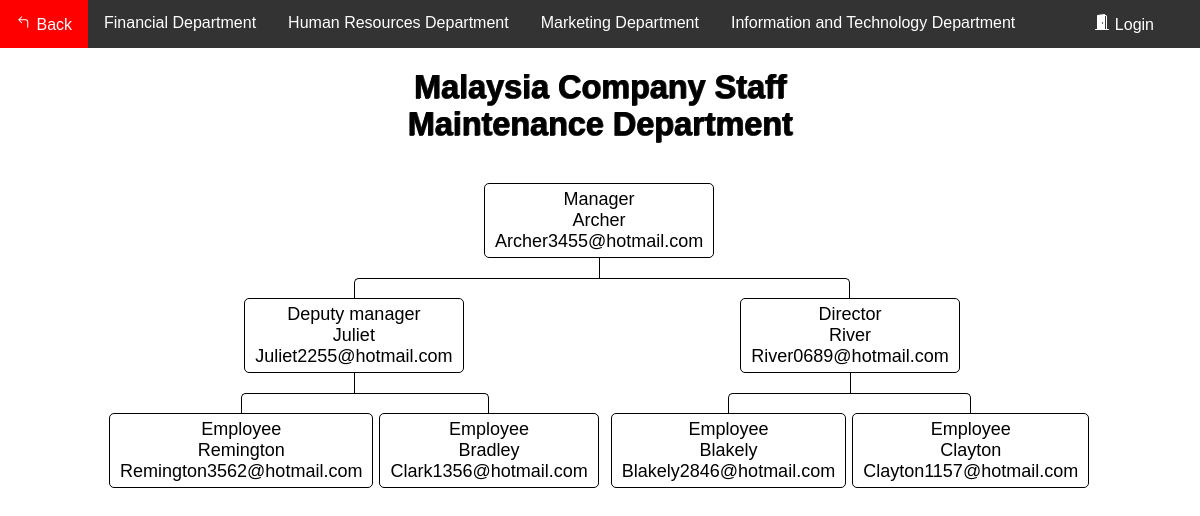
Page /Flowchart/flowchart_M_M.php on the committed database.
### tables this page shows
CREATE TABLE `department_m` (
  `ID` int(20) NOT NULL,
  `Name` varchar(255) NOT NULL,
  `email` varchar(255) NOT NULL,
  `department` varchar(255) NOT NULL,
  `number` varchar(255) NOT NULL,
  `position` varchar(255) NOT NULL
);

### Flowchart/data_M.php (called while the page is built, shortened)
<?php
    require_once "config.php";
    $sql = "SELECT * from department_M where ID ='1015'";
    $result = $link->query($sql);
        if ($result->num_rows > 0) {
            while ($row = $result->fetch_assoc()) {
                $Name1015 = $row['Name'];
                $email1015 = $row['email'];
            }
        }
        $sql = "SELECT * from department_M where ID ='1016'";
    $result = $link->query($sql);
        if ($result->num_rows > 0) {
            while ($row = $result->fetch_assoc()) {
                $Name1016 = $row['Name'];
                $email1016 = $row['email'];
            }
        }
    $sql = "SELECT * from department_M where ID ='1017'";
    $result = $link->query($sql);
        if ($result->num_rows > 0) {
            while ($row = $result->fetch_assoc()) {
                $Name1017 = $row['Name'];
                $email1017 = $row['email'];
            }
        }
    $sql = "SELECT * from department_M where ID ='1018'";
    $result = $link->query($sql);
        if ($result->num_rows > 0) {
            while ($row = $result->fetch_assoc()) {
                $Name1018 = $row['Name'];
                $email1018 = $row['email'];
            }
        }
    $sql = "SELECT * from department_M where ID ='1019'";
    $result = $link->query($sql);
        if ($result->num_rows > 0) {
            while ($row = $result->fetch_assoc()) {
                $Name1019 = $row['Name'];
            }
        }
    $sql = "SELECT * from department_M where ID ='1020'";
    $result = $link->query($sql);
        if ($result->num_rows > 0) {
            while ($row = $result->fetch_assoc()) {
                $Name1020 = $row['Name'];
                $email1020 = $row['email'];
            }
        }
    $sql = "SELECT * from department_M where ID ='1021'";
    $result = $link->query($sql);
        if ($result->num_rows > 0) {
            while ($row = $result->fetch_assoc()) {
                $Name1021 = $row['Name'];
                $email1021 = $row['email'];
            }
        }
    $sql = "SELECT * from department_M where ID ='1033'";
    $result = $link->query($sql);
        if ($result->num_rows > 0) {
            while ($row = $result->fetch_assoc()) {
                $email1033 = $row['email'];
            }
        }
?>

### Flowchart/flowchart_M_M.php (the view, shortened to what this page needs)
<?php
require_once "data_M.php";
?>
<!DOCTYPE html>
<html lang="en">
<head>
	<link rel="stylesheet" href="style.css">
</head>
<body>
<div class="navbar">
            <a href="../HomePages/Home.php">
			 Back</a>
			<a href="flowchart_M_F.php">Financial Department</a>
			<a href="flowchart_M_HR.php">Human Resources Department</a>
			<a href="flowchart_M_Ma.php">Marketing Department</a>
			<a href="flowchart_M_IT.php">Information and Technology Department</a>
			 <?php
                if(isset($_SESSION["loggedin"]) && $_SESSION["loggedin"] === true){
			?>
				<a href="../AccountSystem1/welcome.php" class="a1">
				<svg width="1em" height="1em" viewBox="0 0 16 16" class="bi bi-house-door-fill" fill="currentColor" xmlns="http://www.w3.org/2000/svg">
					<path d="M6.5 10.995V14.5a.5.5 0 0 1-.5.5H2a.5.5 0 0 1-.5-.5v-7a.5.5 0 0 1 .146-.354l6-6a.5.5 0 0 1 .708 0l6 6a.5.5 0 0 1 .146.354v7a.5.5 0 0 1-.5.5h-4a.5.5 0 0 1-.5-.5V11c0-.25-.25-.5-.5-.5H7c-.25 0-.5.25-.5.495z"/>
					<path fill-rule="evenodd" d="M13 2.5V6l-2-2V2.5a.5.5 0 0 1 .5-.5h1a.5.5 0 0 1 .5.5z"/>
				</svg>
				Home</a>
			<?php
                }else{
			?>
				<a href="../AccountSystem1/login.php" class="a1">
				Login</a>
			<?php
                }
            ?>
        </div>
<div>
<div>
	<br>
	<h1>Malaysia Company Staff<br>Maintenance Department</h1>
	<nav class="nav">
							<ul style="text-align: center;">
								<li>
									<a href="#">Manager<br><?php echo $Name1015; ?><br><?php echo $email1015; ?></a>
										<ul>
											<li>
												<a href="#">Deputy manager<br><?php echo $Name1016; ?><br><?php echo $email1016; ?></a>
													<ul>
														<li>
															<a href="#">Employee<br><?php echo $Name1018; ?><br><?php echo $email1018; ?></a>
																<li>
																	<a href="#">Employee<br><?php echo $Name1019; ?><br><?php echo $email1033; ?></a>
																</li>
														</li>
													</ul>
														<li>
															<a href="#">Director<br><?php echo $Name1017; ?><br><?php echo $email1017; ?></a>
															<ul>
																<li>
																	<a href="#">Employee<br><?php echo $Name1020; ?><br><?php echo $email1020; ?></a>
																	<li>
																		<a href="#">Employee<br><?php echo $Name1021; ?><br><?php echo $email1021; ?></a>
																	</li>
																</li>
															</ul>
														</li>
													</li>
												</ul>
											</li>
										</ul>
	</nav>
</div>
</body>
</html>

### Flowchart/style.css (style rules this page uses)
*, *:before, *:after { -webkit-box-sizing: border-box; -moz-box-sizing: border-box; box-sizing: border-box; }
* { position: relative; margin: 0; padding: 0; border: 0 none; transition: all ease .4s; }
html, body { width: 100%; height: 100%; font-family: 'Fjalla One', sans-serif; font-size: 18px; }
.nav ul { position: relative; padding-top: 20px; }
.nav li { position: relative; padding: 20px 3px 0 3px; float: left; text-align: center; list-style-type: none; }
.nav li::before, .nav li::after { content: ''; position: absolute; top: 0; right: 50%; width: 50%; height: 20px; border-top: 1px solid #000000; }
.nav li::after { left: 50%; right: auto; border-left: 1px solid #000000; }
.nav li:only-child::after, .nav li:only-child::before { content: ''; display: none; }
.nav li:only-child { padding-top: 0; }
.nav li:first-child::before, .nav li:last-child::after { border: 0 none; }
.nav li:last-child::before { border-right: 1px solid #000000; border-radius: 0 5px 0 0; }
.nav li:first-child::after { border-radius: 5px 0 0 0; }
.nav ul ul::before { content: ''; position: absolute; top: 0; left: 50%; border-left: 1px solid #000000; width: 0; height: 20px; }
.nav li a { display: inline-block; padding: 5px 10px; border-radius: 5px; border: 1px solid #000000; text-decoration: none; color: #000000; font-family: arial, verdana, tahoma; font-size: 18px; }
.navbar { overflow: hidden; background-color: #333; font-family: Arial, Helvetica, sans-serif; }
.navbar a { float: left; font-size: 16px; color: white; text-align: center; padding: 14px 16px; text-decoration: none; }
.a1 { position: absolute; right: 30px; }

### Flowchart/flowchart_M_M.php (style rules this page uses)
h1 { color: #000000; text-align: center; font-size: 1.8rem; text-shadow: rgba(0,0,0,0.6) 1px 0, rgba(0,0,0,0.6) 1px 0, rgba(0,0,0,0.6) 0 1px, rgba(0,0,0,0.6) 0 1px; }
.nav { margin: 20px auto; width: 1000px; min-height: auto; text-align: center; }

### rows in the picture
department_m: Name "Archer", email "Archer3455@hotmail.com"
department_m: Name "Juliet", email "Juliet2255@hotmail.com"
department_m: Name "Remington", email "Remington3562@hotmail.com"
department_m: Name "Bradley"
department_m: email "Clark1356@hotmail.com"
department_m: Name "River", email "River0689@hotmail.com"
department_m: Name "Blakely", email "Blakely2846@hotmail.com"
department_m: Name "Clayton", email "Clayton1157@hotmail.com"
